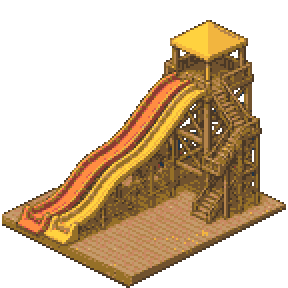
#> input picture tools/fixtures/rotation-slide-large.png, 144 x 144 px (shown 2 times larger)
$ python -i qa-meshy-adjacent-fallback.py   (imports and definitions only)
#> lines starting #> are read from the running program, lines starting #| are printed output that depends on the picture; after the words box and inside, x2 and y2 are one past the last pixel; in counts of white or black regions, pixels touching at a corner belong together
#> further down, picture is the input picture: PIL image 144x144 RGBA; mean R, G, B, A 71, 51.1, 26.2, 113.8
#!/usr/bin/env python3
"""Fail-closed QA for one adjacent-view ImageGen color fallback.

The target physical render remains the sole silhouette authority.  The
adjacent colored direction supplies material/color cues only.  This tool does
not approve a candidate: it extracts the generated background, applies one
uniform scale/translation, locks the target physical alpha, records texture
diagnostics, and emits a user-review board.
"""

from __future__ import annotations

import argparse
import colorsys
import hashlib
import json
import math
import subprocess
from datetime import datetime, timezone
from pathlib import Path

from PIL import Image, ImageDraw, ImageFilter, ImageFont


QA_PROJECTION = Path(
    "/Users/jangjunpyo/.codex/skills/ppaji-kairo-assets/scripts/qa_projection.py"
)


# [13 lines left out: function parse_args, not called in this run]


def utc_now() -> str:
    return datetime.now(timezone.utc).replace(microsecond=0).isoformat().replace("+00:00", "Z")


# [6 lines left out: function sha256_file, not called in this run]


def binary_alpha(image: Image.Image) -> Image.Image:
    return image.getchannel("A").point(lambda value: 255 if value > 8 else 0)


# [89 lines left out: functions derive_border_background_alpha, iou, align, projection, silhouette_overlay, not called in this run]


def texture_stats(image: Image.Image) -> dict[str, float | int]:
    rgba = image.convert("RGBA")
    opaque_rgb = [pixel[:3] for pixel in rgba.getdata() if pixel[3] > 8]
#> opaque_rgb = 9255 items, first 6: (112, 82, 46), (150, 112, 39), (74, 56, 38), (74, 56, 38), (150, 112, 39), (255, 210, 63)
    if not opaque_rgb:
        raise RuntimeError("No opaque pixels for texture diagnostics")
    quantized = {(r >> 3, g >> 3, b >> 3) for r, g, b in opaque_rgb}
#> quantized = 14 items
    saturation = value = 0.0
    for red, green, blue in opaque_rgb:
        _, sat, val = colorsys.rgb_to_hsv(red / 255.0, green / 255.0, blue / 255.0)
        saturation += sat
        value += val
#> this loop made 9255 passes
#> (red, green, blue, sat, val, saturation, value) on passes 1 to 3: (112, 82, 46, 0.589, 0.439, 0.589, 0.439), (150, 112, 39, 0.74, 0.588, 1.33, 1.03), (74, 56, 38, 0.486, 0.29, 1.82, 1.32)
#> after the loop, saturation = 5718; value = 5779.4
    grayscale = rgba.convert("L")
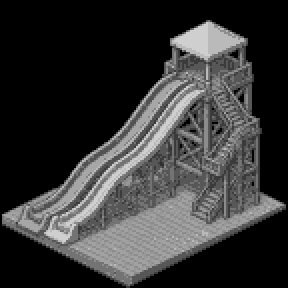
#> grayscale: PIL image 144x144 L (shown 2 times larger); min 0, max 207, mean 54.2
    edges = grayscale.filter(ImageFilter.FIND_EDGES)
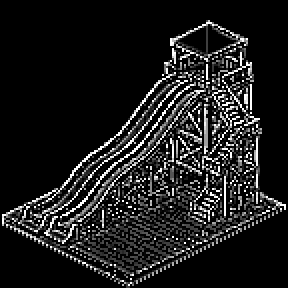
#> edges: PIL image 144x144 L (shown 2 times larger); min 0, max 255, mean 29.2
    alpha = rgba.getchannel("A")
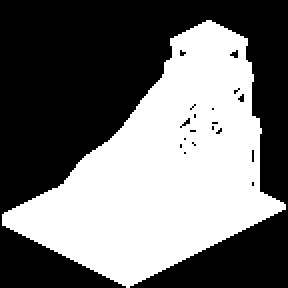
#> alpha: PIL image 144x144 L (shown 2 times larger); 44.6% white; 1 white region, box (x1, y1, x2, y2) and area: (1, 10, 143, 144) 9255
    edge_values = [edge for edge, a in zip(edges.getdata(), alpha.getdata()) if a > 8]
#> edge_values = 9255 values, max 255 at index 5, min 0 at index 2, mean 65.44
    return {
        "opaque_pixels": len(opaque_rgb),
        "quantized_5bit_colors": len(quantized),
        "mean_saturation": round(saturation / len(opaque_rgb), 8),
        "mean_value": round(value / len(opaque_rgb), 8),
        "strong_edge_share": round(sum(1 for edge in edge_values if edge >= 32) / len(edge_values), 8),
        "mean_edge_energy": round(sum(edge_values) / len(edge_values), 8),
    }


# [6 lines left out: function relative_change, not called in this run]


def font(size: int):
    path = Path("/System/Library/Fonts/Supplemental/Arial Bold.ttf")
    return ImageFont.truetype(str(path), size=size) if path.exists() else ImageFont.load_default()


# [149 lines left out: function main, not called in this run]


# [2 lines not run here, left out]

>>> from PIL import Image
>>> picture = Image.open('fixtures/rotation-slide-large.png')
>>> result = texture_stats(picture)
#> result = {'opaque_pixels': 9255, 'quantized_5bit_colors': 14, 'mean_saturation': 0.618, 'mean_value': 0.624, 'strong_edge_share': 0.439, 'mean_edge_energy': 65.44}

$ run again, on art-reference/competitor/pss-ui-item-pickup.png
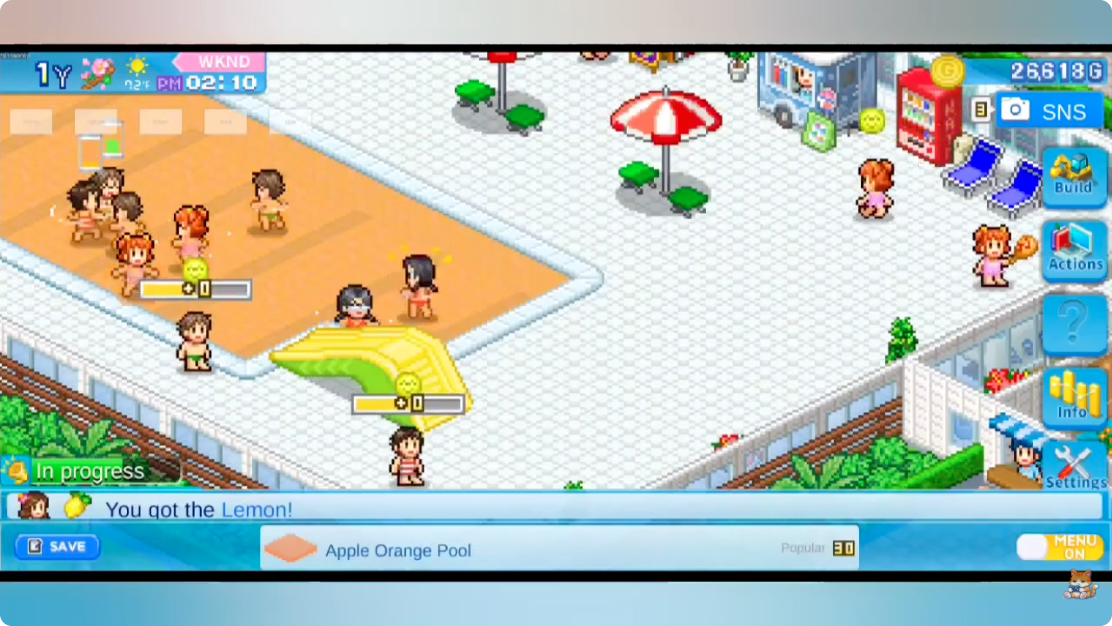
#> input picture art-reference/competitor/pss-ui-item-pickup.png, 1112 x 626 px
#> picture is the input picture: PIL image 1112x626 RGB; mean R, G, B 180.8, 192.9, 184.8
#> opaque_rgb = 696112 items
#> quantized = 15897 items
#> the loop in texture_stats, `for red, green, blue in opaque_rgb:` made 696112 passes
#> (red, green, blue, sat, val, saturation, value) on passes 1 to 3: (255, 255, 255, 0, 1, 0, 1), (255, 255, 255, 0, 1, 0, 2), (255, 255, 255, 0, 1, 0, 3)
#> after the loop in texture_stats, `for red, green, blue in opaque_rgb:`: saturation = 216254.3; value = 588699
#> in texture_stats, `grayscale = rgba.convert("L")`:
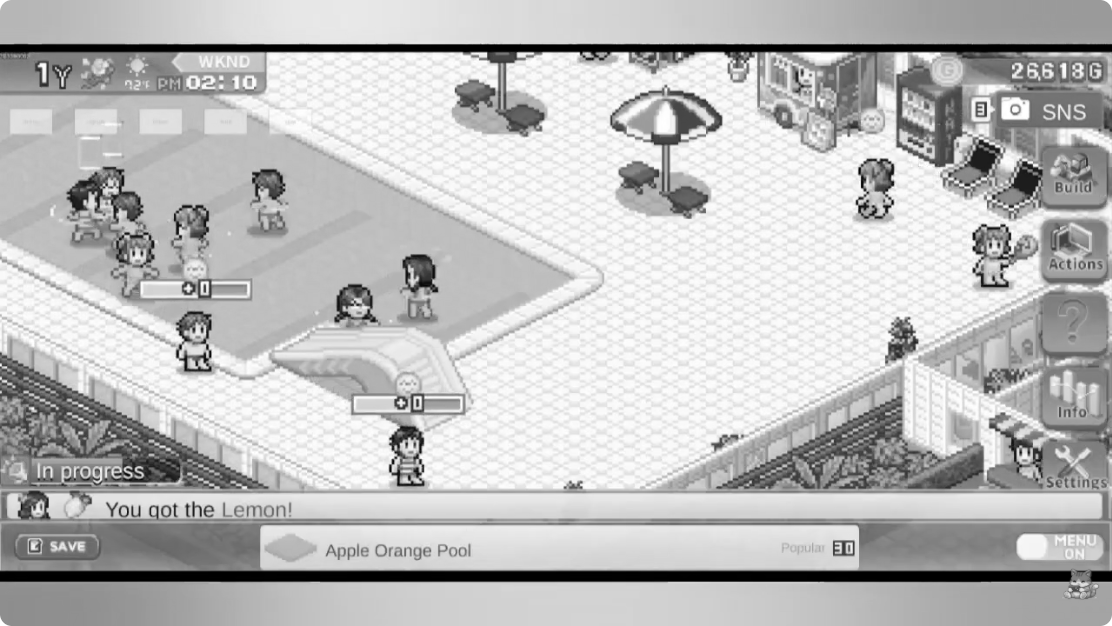
#> grayscale: PIL image 1112x626 L; min 0, max 255, mean 188.4
#> in texture_stats, `edges = grayscale.filter(ImageFilter.FIND_EDGES)`:
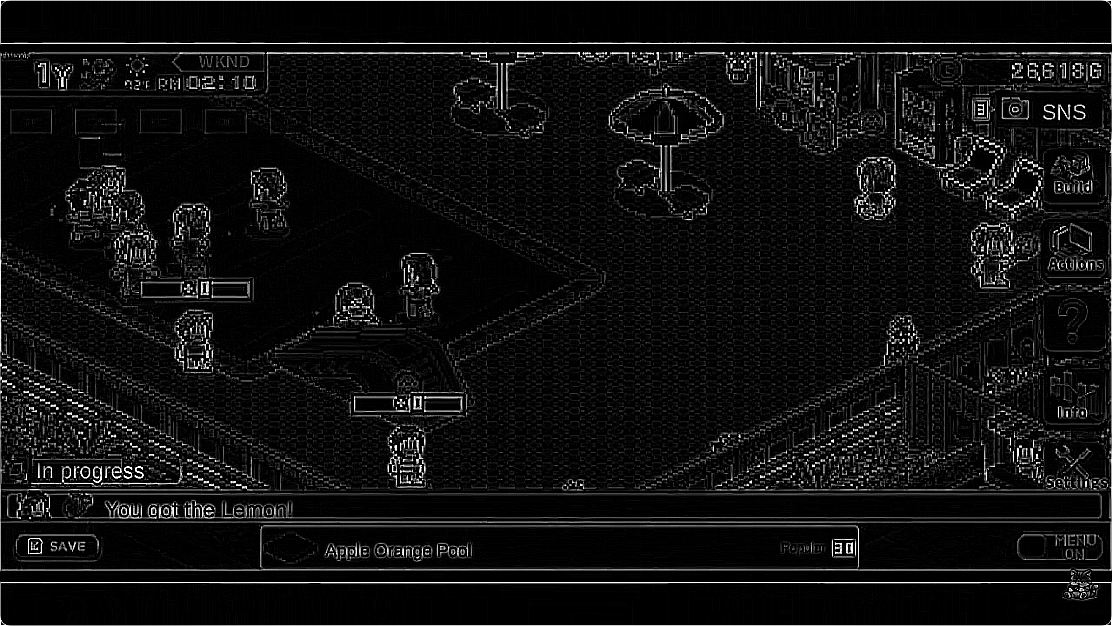
#> edges: PIL image 1112x626 L; min 0, max 255, mean 16.1
#> alpha: PIL image 1112x626 L; every value is 255
#> edge_values = 696112 items
#> result = {'opaque_pixels': 696112, 'quantized_5bit_colors': 15897, 'mean_saturation': 0.311, 'mean_value': 0.846, 'strong_edge_share': 0.135, 'mean_edge_energy': 16.1}
